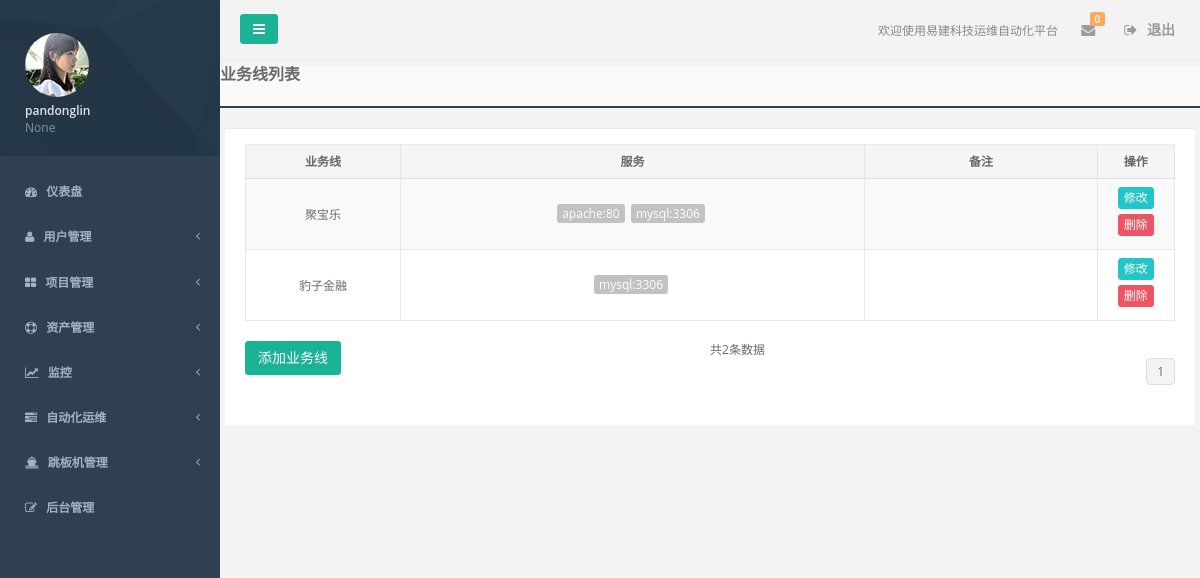
/common/business_list/ (signed in), run on the app's committed database.
### accounts/models.py (models this page shows, shortened)
class UserProfile(AbstractBaseUser):
    email = models.EmailField(
        verbose_name='email address',
        max_length=255,
        unique=True,
    )
    name = models.CharField(max_length=32, unique=True, verbose_name="姓名")
    is_active = models.BooleanField(default=True)
    is_admin = models.BooleanField(default=False, verbose_name="管理员")
    token = models.CharField(max_length=128, blank=True, null=True, verbose_name='用户token')
    user_key = models.CharField(max_length=100, default=RandomCode.random_code(100), verbose_name='用户key')
    department = models.CharField(max_length=32, blank=True, null=True, verbose_name='部门')
    tel = models.CharField(max_length=32, blank=True, null=True, verbose_name='座机')
    mobile = models.CharField(max_length=32, verbose_name='手机')
    role = models.ManyToManyField('Role')
    memo = models.TextField(blank=True, null=True, verbose_name='备注')
    USERNAME_FIELD = 'email'
    REQUIRED_FIELDS = ['name']
    objects = UserProfileManager()
    class Meta:
        verbose_name = '用户'
        verbose_name_plural = verbose_name

### assets/models.py (models this page shows, shortened)
class BusinessUnit(models.Model):
    service = models.ManyToManyField('Service')
    name = models.CharField(max_length=64, unique=True, verbose_name='业务线')
    memo = models.TextField(blank=True, null=True, verbose_name='备注')
    class Meta:
        verbose_name = '业务线'
        verbose_name_plural = verbose_name

class Service(models.Model):
    host = models.ManyToManyField('Host')
    name = models.CharField(max_length=64, verbose_name='服务名')
    port = models.IntegerField(verbose_name="端口")
    memo = models.TextField(blank=True, null=True, verbose_name='备注')
    class Meta:
        verbose_name = '服务'
        verbose_name_plural = verbose_name
        unique_together = ("name", "port")

### common/views.py (the view)
@login_required
def business_list(request):
    business_obj = models.BusinessUnit.objects.all()
    paginator = Paginator(business_obj, 10)
    page = request.GET.get('page')
    try:
        page_obj = paginator.page(page)
    except (InvalidPage, PageNotAnInteger):
        page_obj = paginator.page(1)
    except EmptyPage:
        page_obj = paginator.page(paginator.num_pages)
    return render(request, "common/business_list.html", locals())

### accounts/context_processors.py (called while the page is built)
def global_setting(request):
    return locals()

### pagination/templatetags/custom_pagination.py (called while the page is built, shortened)
@register.simple_tag
def guess_page(request, paginator_obj, loop_counter):
    abs_full_url = request.get_full_path()
    if "?page=" in abs_full_url:
        url = re.sub("page=\d+", "page=%s" % loop_counter, request.get_full_path())
    elif "?" in abs_full_url:
        url = "%s&page=%s" % (request.get_full_path(), loop_counter)
    else:
        url = "%s?page=%s" % (request.get_full_path(), loop_counter)
    if loop_counter == paginator_obj.number: #current page
        page_ele = '''<li class='active'><a href="{abs_url}">{page_num}</a></li>'''.format(abs_url=url,
                                                                                            page_num=loop_counter)
        return format_html(page_ele)

### templates/common/business_list.html (shortened to what this page needs)
{% extends 'base.html' %}
{% block content %}
    <div class="content-tabs">
        <h3><strong>业务线列表</strong></h3>
    </div>
    <div class="wrapper wrapper-content animated fadeInRight">
        <div class="ibox float-e-margins row">
            <div class="ibox-content">
                <form class="form-horizontal" action="" method="post">
                    <div id="replace">
                        <table class="table table-striped table-bordered table-hover">
                            <thead>
                            <tr>
                                <th class="text-center col-sm-2">业务线</th>
                                <th class="text-center">服务</th>
                                <th class="text-center col-sm-3">备注</th>
                                <th class="text-center col-sm-1">操作</th>
                            </tr>
                            </thead>
                            <tbody>
                            {% for item in page_obj %}
                                <tr class="gradeX" id="{{ item.id }}">
                                    <td class="text-center">{{ item.name }}</td>
                                    <td class="text-center" name="service">
                                        {% for i in item.service.all %}
                                            <span class="btn-xs btn-default">{{ i.name }}:{{ i.port }}</span>&nbsp
                                        {% endfor %}
                                    </td>
                                    <td class="text-center" name="memo">{{ item.memo }}</td>
                                    <td class="text-center">
                                        <a href="{% url 'business_update' item.id %}" class="btn btn-xs btn-info"
                                           target="_blank">修改</a>
                                        <button type="button" class="btn btn-xs btn-danger demo3">删除</button>
                                    </td>
                                </tr>
                            {% endfor %}
                            </tbody>
                        </table>
                        <div class="row">
                            <span> 共{{ paginator.count }}条数据</span>
                            <div class="col-sm-6">
                                <div id="business_add">
                                    <a href="{% url 'business_add' %}" class="btn btn-primary">添加业务线</a>
                                </div>
                            </div>
                            {% include 'pagination/cust_pagination.html' %}
                        </div>
                    </div>
                </form>
            </div>
        </div>
    </div>
{% endblock %}

### templates/base.html (shortened to what this page needs)
<!DOCTYPE html>
<html lang="en">
<head>
    <link href="/static/css/bootstrap.min.css" rel="stylesheet">
    <link href="/static/css/font-awesome.min.css" rel="stylesheet">
    <link href="/static/css/animate.min.css" rel="stylesheet">
    <link href="/static/css/style.min.css" rel="stylesheet">
    <link href="/static/css/plugins/sweetalert/sweetalert.css" rel="stylesheet">
</head>
<body class="fixed-sidebar full-height-layout gray-bg" style="overflow:hidden">
<div id="wrapper">
    <nav class="navbar-default navbar-static-side" role="navigation">
        <div class="sidebar-collapse">
            <ul class="nav" id="side-menu">
                <li class="nav-header">
                    <div class="dropdown profile-element">
                        <span><img alt="image" class="img-circle" src="/static/img/profile_small.jpg"/></span>
                        <a data-toggle="dropdown" class="dropdown-toggle" href="#">
                            <span class="clear">
                                <span class="block m-t-xs">
                                    <strong class="font-bold">{{ request.user.name }}</strong>
                                </span>
                                <span class="text-muted text-xs block">{{ request.user.department }}</span>
                            </span>
                        </a>
                    </div>
                </li>
                {% include 'nav_left.html' %}
                <li style="height: 20px;">
                </li>
            </ul>
        </div>
    </nav>
    <div id="page-wrapper" class="gray-bg dashbard-1">
        {% include 'nav_right.html' %}
        {% block content %}
        {% endblock %}
    </div>
</div>
</body>
</html>

### data on the page
UserProfile: user.name "pandonglin", user.department "None"
BusinessUnit: name "聚宝乐"
Service: name "apache", port "80"
Service: name "mysql", port "3306"
BusinessUnit: name "豹子金融"

### other printed values
{{ paginator.count }} "2"
